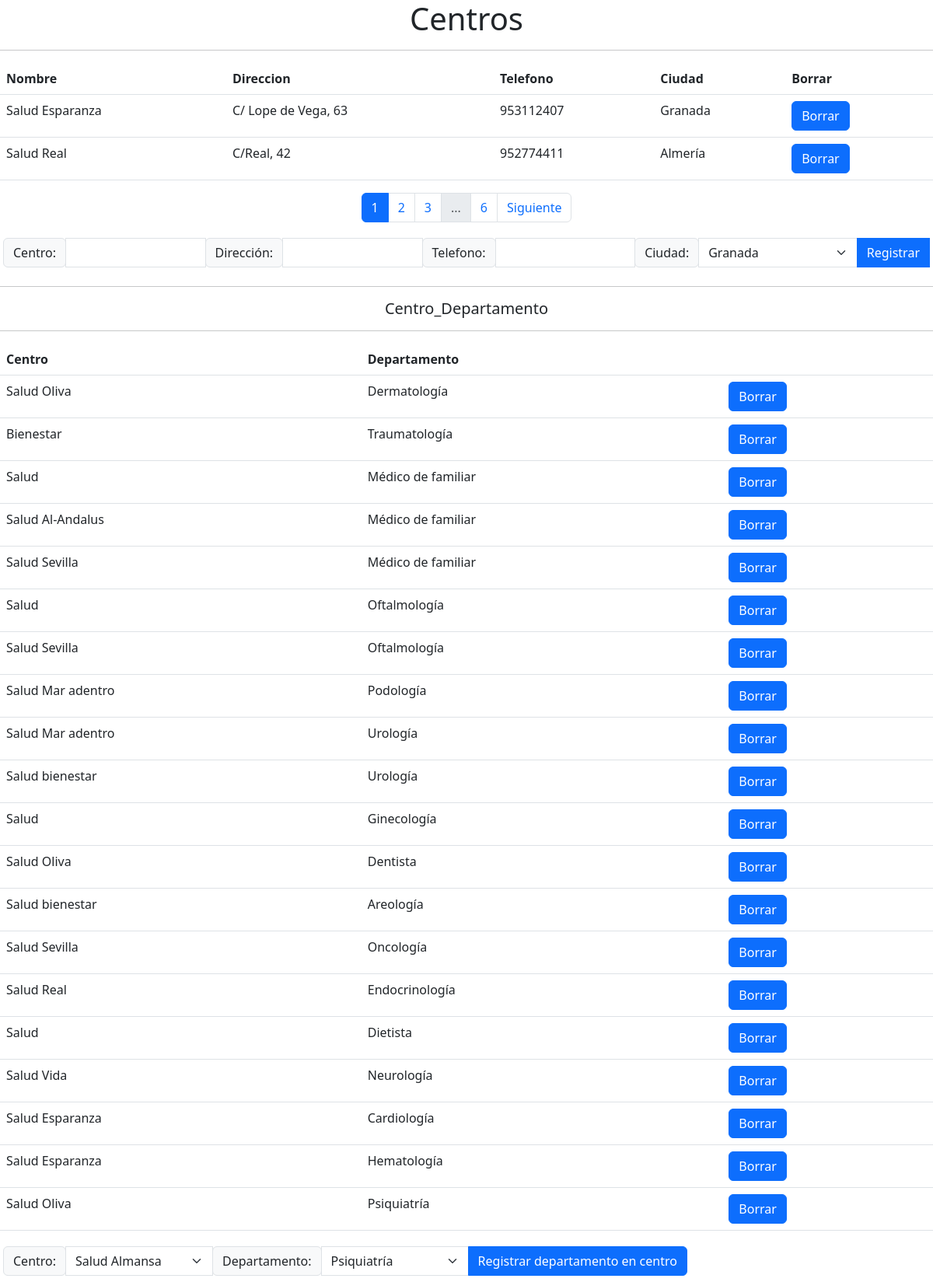
The page /vista/Administrador/centro.php on the database its author committed.
### tables this page shows
CREATE TABLE `centro` (
  `idCentro` int(11) NOT NULL,
  `Nombre` varchar(150) NOT NULL,
  `Direccion` varchar(150) NOT NULL,
  `Telefono` varchar(45) NOT NULL,
  `idCiudad` int(11) NOT NULL
);

CREATE TABLE `ciudad` (
  `idCiudad` int(11) NOT NULL,
  `Nombre` varchar(150) DEFAULT NULL,
  `idProvincia` int(11) NOT NULL
);

CREATE TABLE `centro_departamento` (
  `idCentro` int(11) NOT NULL,
  `idDepartamento` int(11) NOT NULL
);

CREATE TABLE `departamento` (
  `idDepartamento` int(11) NOT NULL,
  `Nombre` varchar(150) NOT NULL,
  `Descripcion` varchar(10000) NOT NULL
);

### modelo/crud.php (called while the page is built, shortened)
<?php
function crud_get_all($tabla) {
    try {
        $dsn = 'mysql:host=localhost;dbname=hospital';
        $username = 'root';
        $password = '';
        $pdo = new PDO($dsn, $username, $password);
        $sql = "SELECT * FROM $tabla";
        $stmt = $pdo->prepare($sql);
        $stmt->execute();
        return $stmt->fetchAll(PDO::FETCH_ASSOC);
    } catch (PDOException $e) {
        echo "Error: " . $e->getMessage();
    }
}
function crud_select($tabla, $campo, $condicion) {
    try {
        $dsn = 'mysql:host=localhost;dbname=hospital';
        $username = 'root';
        $password = '';
        $pdo = new PDO($dsn, $username, $password);
        $sql = "SELECT * FROM $tabla WHERE $campo = '$condicion'";
        $stmt = $pdo->prepare($sql);
        $stmt->execute();
        return $stmt->fetchAll(PDO::FETCH_ASSOC);
    } catch (PDOException $e) {
        echo "Error: " . $e->getMessage();
    }
}
?>

### vista/Administrador/centro.php (the view, shortened to what this page needs)
<!DOCTYPE html>
<html lang="en">
<?php require_once '../paginacion.php'; ?>
<head>
    <link href="https://cdn.jsdelivr.net/npm/bootstrap@5.3.0-alpha3/dist/css/bootstrap.min.css" rel="stylesheet"
>
    <link rel="stylesheet" type="text/css" href="../css/usu_admin.css">
</head>
<body>
    <h1 Style="text-align: center;">Centros</h1>
    <hr><?php
require_once('../../modelo/crud.php');
$centros=crud_get_all('centro');
$total = count($centros);
$pagina = isset($_GET['page']) ? $_GET['page'] : 1;
$porPagina = 2;
$paginasTotales = ceil($total / $porPagina);
$inicio = ($pagina - 1) * $porPagina;
echo '<table class="table table-hover">';
    echo '<tr>
        <th scope="col">Nombre</th>
        <th scope="col">Direccion</th>
        <th scope="col">Telefono</th>
        <th scope="col">Ciudad</th>
        <th scope="col">Borrar</th>
    </tr>';
    $usar_pagina = array_slice($centros, $inicio, $porPagina);
    foreach ($usar_pagina as $centro) {
        $ciudad = crud_select('ciudad', 'idCiudad', $centro['idCiudad'] )[0];
        echo '<tr onclick="seleccionar(' . $centro['idCentro'] . ');">
            <td scope="row">' . $centro['Nombre'] . '</td>
            <td scope="row">' . $centro['Direccion'] . '</td>
            <td scope="row">' . $centro['Telefono'] . '</td>
            <td>' . $ciudad['Nombre']  . '</td>
            <td>' . ' <form action="" method="POST"><input type="hidden" name="idcentro" value="' . $centro['idCentro'] . '">
            <button onclick="if(!confirm(\'¿Estás seguro de borrar el registro?\')) event.preventDefault();" class="btn btn-primary" type="submit" name="borrar" value="Borrar">Borrar</button>
          </form>' . "</td>
            </tr>";
        }
        echo "</table>";
?>
    <nav class="paginacion" aria-label="Paginacion">
        <?php echo paginacion($paginasTotales, $pagina, '?'); ?>
    </nav>
    <div id='panel-modificar' class='d-flex'>
        <form method="post" class="">
            <div class="input-group mb-1 d-inline-flex p-1 bd-highlight">
                <div class="input-group-prepend">
                    <span class="input-group-text" id="basic-addon3">Centro: </span>
                </div>
                <input required type="text" class="form-control" id="nombre" name="nombre"
                    aria-describedby="basic-addon3">
                <div class="input-group-prepend">
                    <span class="input-group-text" id="basic-addon3">Dirección: </span>
                </div>
                <input required type="text" class="form-control" id="direccion" name="direccion"
                    aria-describedby="basic-addon3">
                <div class="input-group-prepend">
                    <span class="input-group-text" id="basic-addon3">Telefono: </span>
                </div>
                <input required type="text" class="form-control" id="telefono" name="telefono"
                    aria-describedby="basic-addon3">
                <div class="input-group-prepend">
                    <span class="input-group-text" id="basic-addon3">Ciudad: </span>
                </div>
                <?php
                $ciudades=crud_get_all('ciudad');
                echo '<select id="idCiudad" name="idCiudad" class="form-select">';
                foreach ($ciudades as $ciudad) {
                    echo '<option selected value=' . $ciudad['idCiudad'] . '>' . $ciudad['Nombre'] . '</option>';
                }
                echo '</select>';
                ?>
                <button class="btn btn-primary" type="submit" id="registrar" name="registrar"
                    value="Enviar">Registrar</button>
            </div>
        </form>
    </div>
    <hr>
    <h5 Style="text-align: center;">Centro_Departamento</h5>
    <hr>
    <?php
$centroDepartamentos=crud_get_all('Centro_Departamento');
echo '<table class="table table-hover">';
    echo '<tr>
        <th scope="col">Centro</th>
        <th scope="col">Departamento</th>
        <th scope="col"></th>
    </tr>';
    foreach ($centroDepartamentos as $centroDepartamento) {
        $departamento = crud_select('departamento', 'idDepartamento', $centroDepartamento['idDepartamento'] )[0];
        $centro = crud_select('centro', 'idCentro', $centroDepartamento['idCentro'] )[0];
        echo '<tr>
            <td scope="row">' . $centro['Nombre'] . '</td>
            <td scope="row">' . $departamento['Nombre'] . '</td>
            <td>' . ' <form action="" method="POST"><input type="hidden" name="idDepartamento" value="' . $centroDepartamento['idDepartamento'] . '">
            <input type="hidden" name="idCentroDepartamento" value="' . $centroDepartamento['idCentro'] . '">
            <button onclick="confirm(\'¿Estas seguro de borrar el registro?\');" class="btn btn-primary" type="submit" name="borrarDepartamento" value="Borrar">Borrar</button>
            </form>' . "</td>
            </tr>";
        }
        echo "</table>";
?>
    <div id='panel-centro_departamento' class='d-flex'>
        <form method="post" class="">
            <div class="input-group mb-1 d-inline-flex p-1 bd-highlight">
                <div class="input-group-prepend">
                    <span class="input-group-text" id="basic-addon3">Centro: </span>
                </div>
                <?php
                $centros=crud_get_all('centro');
                echo '<select id="idCentroDepartamento_Centro" name="idCentroDepartamento_Centro" class="form-select">';
                foreach ($centros as $centro) {
                    echo '<option selected value=' . $centro['idCentro'] . '>' . $centro['Nombre'] . '</option>';
                }
                ?>
                </select>
                <div class="input-group-prepend">
                    <span class="input-group-text" id="basic-addon3">Departamento: </span>
                </div>
                <?php
                $departamentos=crud_get_all('departamento');?>
                <select id="idCentroDepartamento_Departamento" name="idCentroDepartamento_Departamento"
                    class="form-select">
                    <?php
                foreach ($departamentos as $departamento) {
                    echo '<option selected value=' . $departamento['idDepartamento'] . '>' . $departamento['Nombre'] . '</option>';
                }
                ?>
                </select>
                <button class="btn btn-primary" type="submit" id="registrarCentroDepartamento"
                    name="registrarCentroDepartamento" value="EnviarCentroDepartamento">Registrar departamento en
                    centro</button>
            </div>
        </form>
    </div>
</body>
</html>

### vista/css/usu_admin.css (style rules this page uses)
.paginacion { display: flex; justify-content: center; }

### rows shown on the page
centro: Nombre "Salud Esparanza", Direccion "C/ Lope de Vega, 63", Telefono "953112407", ciudad.Nombre "Granada"
centro: Nombre "Salud Real", Direccion "C/Real, 42", Telefono "952774411", ciudad.Nombre "Almería"
centro_departamento: centro.Nombre "Salud Oliva", idDepartamento.Nombre "Dermatología"
centro_departamento: centro.Nombre "Bienestar", idDepartamento.Nombre "Traumatología"
centro_departamento: centro.Nombre "Salud", idDepartamento.Nombre "Médico de familiar"
centro_departamento: centro.Nombre "Salud Al-Andalus", idDepartamento.Nombre "Médico de familiar"
centro_departamento: centro.Nombre "Salud Sevilla", idDepartamento.Nombre "Médico de familiar"
centro_departamento: centro.Nombre "Salud", idDepartamento.Nombre "Oftalmología"
centro_departamento: centro.Nombre "Salud Sevilla", idDepartamento.Nombre "Oftalmología"
centro_departamento: centro.Nombre "Salud Mar adentro", idDepartamento.Nombre "Podología"
centro_departamento: centro.Nombre "Salud Mar adentro", idDepartamento.Nombre "Urología"
centro_departamento: centro.Nombre "Salud bienestar", idDepartamento.Nombre "Urología"
centro_departamento: centro.Nombre "Salud", idDepartamento.Nombre "Ginecología"
centro_departamento: centro.Nombre "Salud Oliva", idDepartamento.Nombre "Dentista"
centro_departamento: centro.Nombre "Salud bienestar", idDepartamento.Nombre "Areología"
centro_departamento: centro.Nombre "Salud Sevilla", idDepartamento.Nombre "Oncología"
centro_departamento: centro.Nombre "Salud Real", idDepartamento.Nombre "Endocrinología"
centro_departamento: centro.Nombre "Salud", idDepartamento.Nombre "Dietista"
centro_departamento: centro.Nombre "Salud Vida", idDepartamento.Nombre "Neurología"
centro_departamento: centro.Nombre "Salud Esparanza", idDepartamento.Nombre "Cardiología"
centro_departamento: centro.Nombre "Salud Esparanza", idDepartamento.Nombre "Hematología"
centro_departamento: centro.Nombre "Salud Oliva", idDepartamento.Nombre "Psiquiatría"

### other values the page prints
$paginasTotales "6"
form field idCiudad "Granada"
form field idCentroDepartamento_Centro "Salud Almansa"
form field idCentroDepartamento_Departamento "Psiquiatría"
